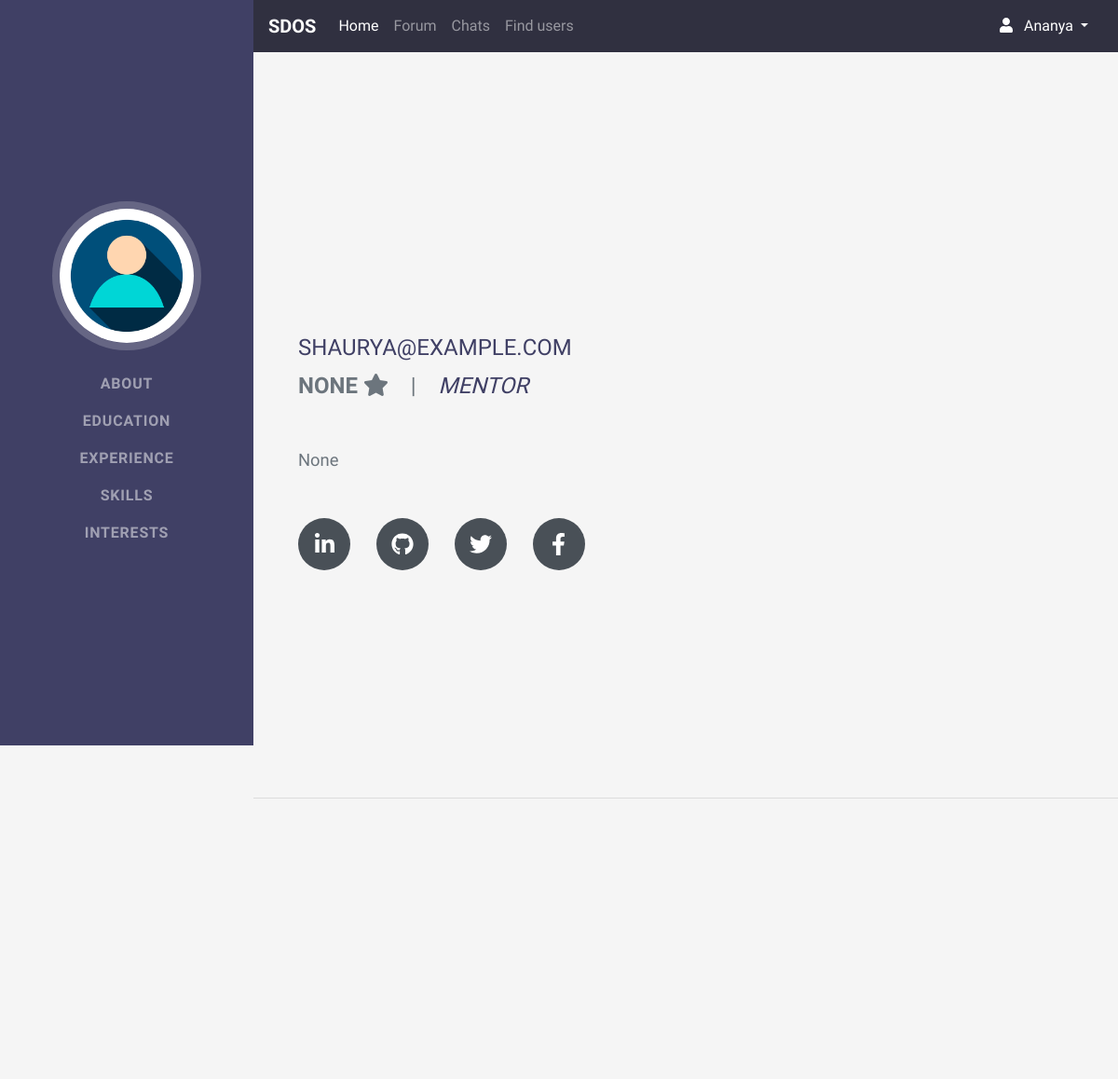
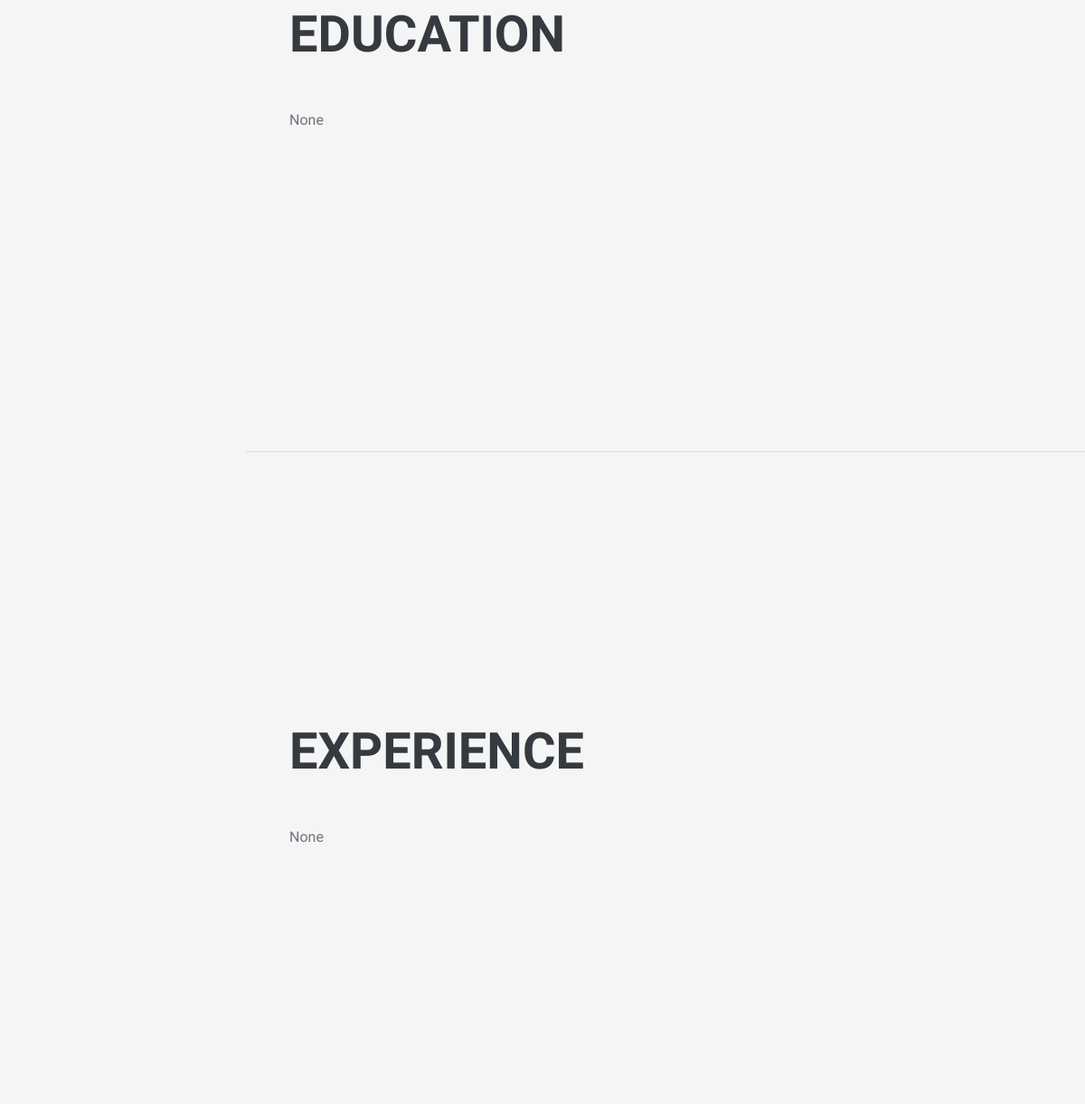
The page /users/profile/shaurya/ (signed in, upper part) on the database as committed earlier (2 pictures, top to bottom).
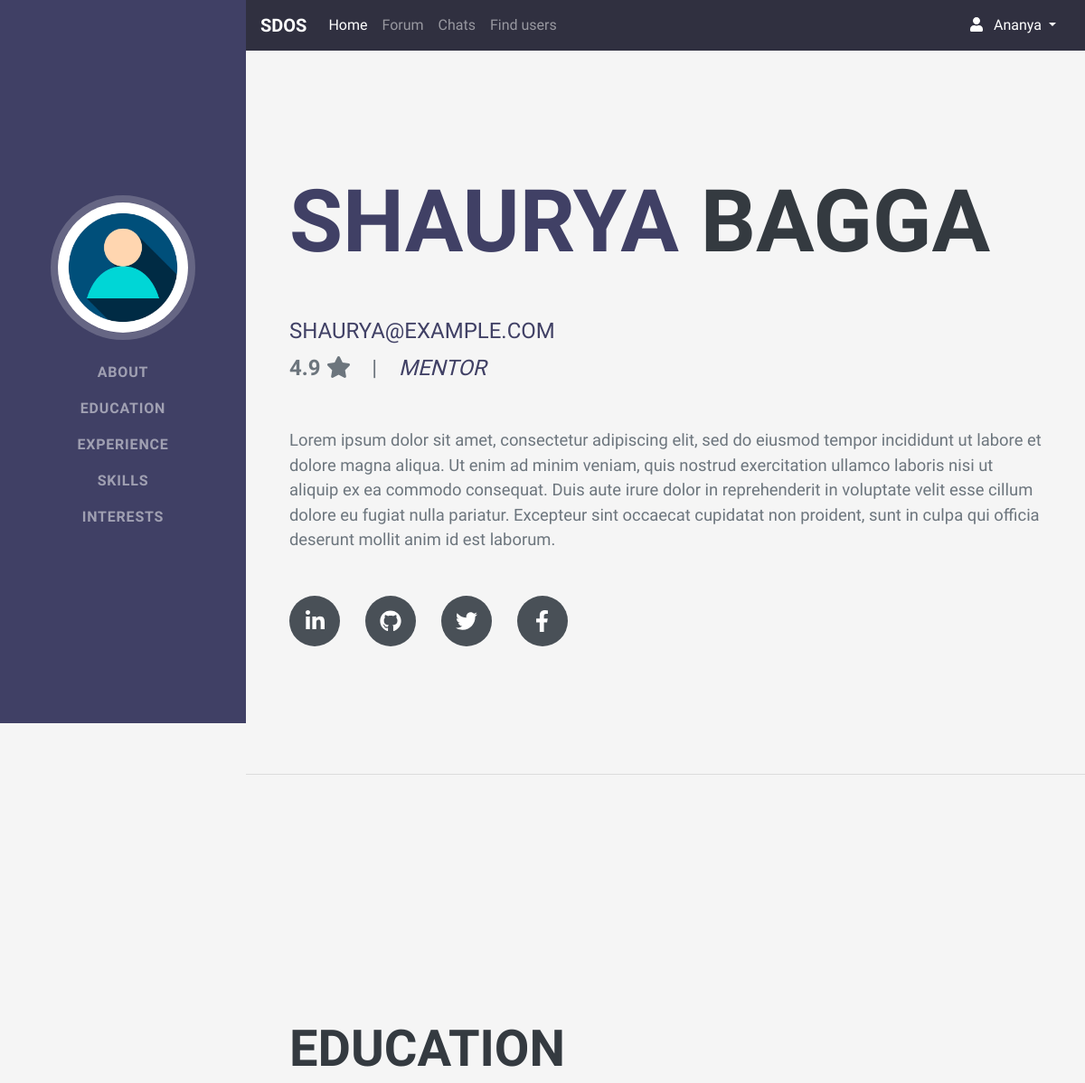
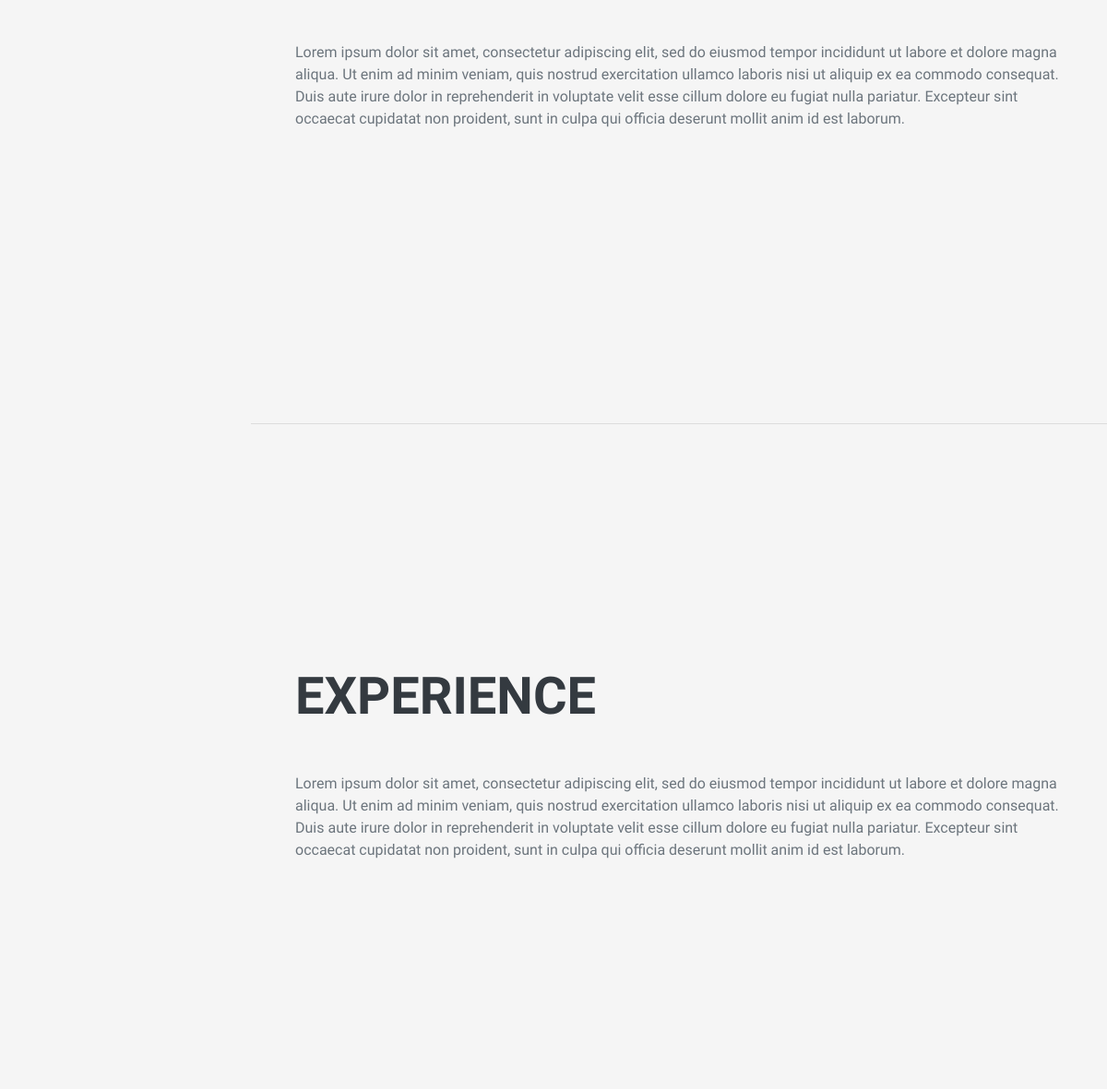
The same page on the database as committed later (2 pictures, top to bottom).
### users/models.py (models this page shows, shortened)
class User(AbstractUser):
	is_admin = models.BooleanField(default=False)

class Account(models.Model):
	user = models.OneToOneField(User, on_delete=models.CASCADE)
	age = models.IntegerField(
		null=True,
		validators=[
			validators.MinValueValidator(16),
			validators.MaxValueValidator(100),
		]
	)
	MALE = 'M'
	FEMALE = 'F'
	PREFER_NOT_TO_SAY = '-'
	GENDER_CHOICES = [
		(MALE, 'Male'),
		(FEMALE, 'Female'),
		(PREFER_NOT_TO_SAY, 'Prefer not to say'),
	]
	gender = models.CharField(max_length=1, choices=GENDER_CHOICES, default=PREFER_NOT_TO_SAY)
	STUDENT = 'S'
	FACULTY = 'F'
	DESIGNATION_CHOICES = [
		(STUDENT, 'Student'),
		(FACULTY, 'Faculty'),
	]
	designation = models.CharField(max_length=1, choices=DESIGNATION_CHOICES, null=True)
	mobile = models.CharField(
		max_length=10,
		null=True,
		validators=[
			validators.MinLengthValidator(10),
		]
	)
	introduction = models.TextField(max_length=512, null=True)
	education = models.TextField(max_length=512, null=True)
	experience = models.TextField(max_length=512, null=True)
	expertise = models.TextField(max_length=512, null=True)
	social_handles = models.TextField(max_length=512, null=True)
	rating = models.DecimalField(
		null=True,
		max_digits=3,
		decimal_places=1,
		validators=[
			validators.MinValueValidator(0.0),
			validators.MaxValueValidator(5.0),
		]
	)
	is_mentor = models.BooleanField(default=False)
	is_mentee = models.BooleanField(default=False)

### users/views.py (the view)
# urls.py: path("profile/<str:username>/", user_views.profile, name="profile"),
@login_required
def profile(request, username):
	requested_user = User.objects.get(username=username)
	return render(request, "users/dist/profile.html", {"requested_user": requested_user})

### users/templates/users/dist/profile.html (shortened to what this page needs)
{% extends "home/base.html" %}
{% load static %}
{% block header %}
<link href="{% static 'users/dist/css/styles.css' %}" rel="stylesheet" />
{% endblock header %}
{% block content %}
	<nav class="navbar navbar-expand-lg navbar-dark bg-primary fixed-top" id="sideNav">
		<a class="navbar-brand js-scroll-trigger" href="#page-top">
			{% if requested_user.account.gender == 'M' %}
				<span class="d-none d-lg-block"><img class="img-fluid img-profile rounded-circle mx-auto mb-2" src="{% static 'users/male.jpg' %}" alt="" /></span>
			{% elif requested_user.account.gender == 'F' %}
				<span class="d-none d-lg-block"><img class="img-fluid img-profile rounded-circle mx-auto mb-2" src="{% static 'users/female.jpg' %}" alt="" /></span>
			{% else %}
				<span class="d-none d-lg-block"><img class="img-fluid img-profile rounded-circle mx-auto mb-2" src="{% static 'users/neutral.jpg' %}" alt="" /></span>
			{% endif %}
		</a>
		<div class="collapse navbar-collapse" id="navbarSupportedContent">
			<ul class="navbar-nav">
				<li class="nav-item"><a class="nav-link js-scroll-trigger" href="#about">About</a></li>
				<li class="nav-item"><a class="nav-link js-scroll-trigger" href="#education">Education</a></li>
				<li class="nav-item"><a class="nav-link js-scroll-trigger" href="#experience">Experience</a></li>
				<li class="nav-item"><a class="nav-link js-scroll-trigger" href="#skills">Skills</a></li>
				<li class="nav-item"><a class="nav-link js-scroll-trigger" href="#interests">Interests</a></li>
			</ul>
		</div>
	</nav>
	<div class="container-fluid p-0">
		<section class="resume-section" id="about">
			<div class="resume-section-content">
				<h1 class="mb-0">
					<span class="text-primary"> {{ requested_user.account.user.first_name }}</span>
					{{ requested_user.account.user.last_name}}
					<span class="subheading mb-5">
						<a href="mailto:name@email.com">{{ requested_user.email }}</a>
					</span>
				</h1>
				<div class="subheading mb-5">
					<b>{{ requested_user.account.rating }} </b> <i class="fas fa-star"></i> &nbsp &nbsp|&nbsp &nbsp
					{% if requested_user.account.is_mentor %}
						<span style='color: #404065'>
							<i>Mentor</i>
						</span>
					{% else %}
						<span style='color: #404065'>
							<i>Mentee</i>
						</span>
					{% endif %}
				</div>
				<p class="lead mb-5"> {{ requested_user.account.introduction }}</p>
				<div class="social-icons">
					<a class="social-icon" href="//www.linkedin.com"><i class="fab fa-linkedin-in"></i></a>
					<a class="social-icon" href="//www.github.com"><i class="fab fa-github"></i></a>
					<a class="social-icon" href="//www.twitter.com"><i class="fab fa-twitter"></i></a>
					<a class="social-icon" href="//www.facebook.com"><i class="fab fa-facebook-f"></i></a>
				</div>
			</div>
		</section>
		<hr class="m-0" />
		<section class="resume-section" id="education">
			<div class="resume-section-content">
				<h2 class="mb-5">Education</h2>
				<div class="d-flex flex-column flex-md-row justify-content-between mb-5">
					<div class="flex-grow-1">
						<div>{{ requested_user.account.education }}</div>
					</div>
				</div>
			</div>
		</section>
		<hr class="m-0" />
		<section class="resume-section" id="experience">
			<div class="resume-section-content">
				<h2 class="mb-5">Experience</h2>
				<div class="d-flex flex-column flex-md-row justify-content-between mb-5">
					<div class="flex-grow-1">
						<p>{{ requested_user.account.experience }}</p>
					</div>
				</div>
			</div>
		</section>
	</div>
{% endblock content %}

### home/templates/home/base.html (shortened to what this page needs)
<!DOCTYPE html>
<html lang="en">
<head>
	<link rel="stylesheet" href="https://cdn.jsdelivr.net/npm/bootstrap@4.5.3/dist/css/bootstrap.min.css">
	<link rel="stylesheet" href="https://cdnjs.cloudflare.com/ajax/libs/font-awesome/5.15.1/css/all.min.css">
	{% block header %}{% endblock header %}
</head>
<body style="background-color: whitesmoke; height: 100%;">
<nav id="baseNav" class="navbar navbar-expand-lg navbar-fixed-top navbar-dark">
	<a class="navbar-brand" href="{% url 'homepage' %}">
		<strong>SDOS</strong>
	</a>
	<div class="collapse navbar-collapse" id="navbarSupportedContent">
		<ul class="navbar-nav mr-auto">
			<li class="nav-item active">
				<a class="nav-link" href="{% url 'homepage' %}">
					Home
				</a>
			</li>
			{% if user.is_authenticated %}
				<li class="nav-item">
					<a class="nav-link" href="#">
						Forum
					</a>
				</li>
				<li class="nav-item">
					<a class="nav-link" href="{% url 'chat' %}">
						Chats
					</a>
				</li>
				<li class="nav-item">
					<a class="nav-link" href="{% url 'search_users' %}">
						Find users
					</a>
				</li>
			{% endif %}
		</ul>
		{% if user.is_authenticated %}
			<div class="nav-item dropdown">
				<a class="nav-link dropdown-toggle" id="navbarDropdown" role="button" data-toggle="dropdown" aria-haspopup="true"
					aria-expanded="false" style="text-align: right; width: 13rem; color: white">
					<i class="fas fa-user" style="color: white"></i> &nbsp
					<span>{{ user.first_name }}</span>
				</a>
			</div>
		{% endif %}
	</div>
</nav>
{% block content %}{% endblock content %}
</body>
</html>

### home/templates/home/base.html (style rules this page uses)
nav { background-color: #303040; }

Rows that differ between the two databases and show on the page:
changed User "SHAURYA@EXAMPLE.COM": account.user.first_name (not shown) → "SHAURYA"; account.user.last_name (not shown) → "BAGGA"; account.rating "NONE" → "4.9"; account.introduction "None" → "Lorem ipsum dolor sit amet, consectetur adipiscing elit, sed do eiusmod tempor incididunt ut labore et dolore magna aliqua. Ut enim ad minim veniam, quis nostrud exercitation ullamco laboris nisi ut aliquip ex ea commodo consequat. Duis aute irure dolor in reprehenderit in voluptate velit esse cillum dolore eu fugiat nulla pariatur. Excepteur sint occaecat cupidatat non proident, sunt in culpa qui officia deserunt mollit anim id est laborum."; account.education "None" → "Lorem ipsum dolor sit amet, consectetur adipiscing elit, sed do eiusmod tempor incididunt ut labore et dolore magna aliqua. Ut enim ad minim veniam, quis nostrud exercitation ullamco laboris nisi ut aliquip ex ea commodo consequat. Duis aute irure dolor in reprehenderit in voluptate velit esse cillum dolore eu fugiat nulla pariatur. Excepteur sint occaecat cupidatat non proident, sunt in culpa qui officia deserunt mollit anim id est laborum."; account.experience "None" → "Lorem ipsum dolor sit amet, consectetur adipiscing elit, sed do eiusmod tempor incididunt ut labore et dolore magna aliqua. Ut enim ad minim veniam, quis nostrud exercitation ullamco laboris nisi ut aliquip ex ea commodo consequat. Duis aute irure dolor in reprehenderit in voluptate velit esse cillum dolore eu fugiat nulla pariatur. Excepteur sint occaecat cupidatat non proident, sunt in culpa qui officia deserunt mollit anim id est laborum."
